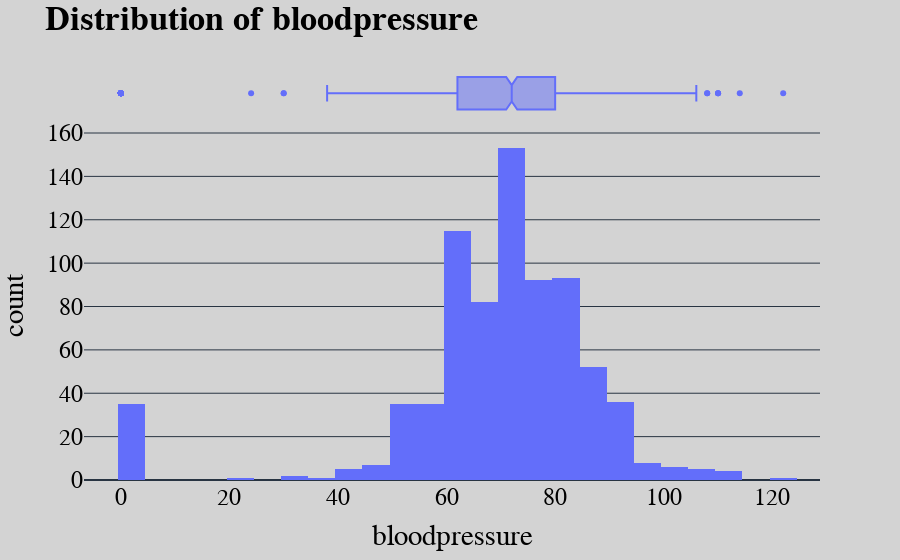

Notebook code for this chart:
### Code cell
plot_hist('bloodpressure')

### Figure 1 — Plotly figure (JSON) as saved in the notebook; plotly's stock layout.template omitted (floating-point values rounded to 4 significant figures; data arrays with more than 128 entries replaced by an {"elided": "..."} marker saying what was removed)
{"data": [{"alignmentgroup": "True", "bingroup": "x", "hovertemplate": "bloodpressure=%{x}<br>count=%{y}<extra></extra>", "legendgroup": "", "marker": {"color": "#636efa", "pattern": {"shape": ""}}, "name": "", "nbinsx": 47, "offsetgroup": "", "orientation": "v", "showlegend": false, "type": "histogram", "x": {"elided": "768 int values"}, "xaxis": "x", "yaxis": "y"}, {"alignmentgroup": "True", "hovertemplate": "bloodpressure=%{x}<extra></extra>", "legendgroup": "", "marker": {"color": "#636efa"}, "name": "", "notched": true, "offsetgroup": "", "showlegend": false, "type": "box", "x": {"elided": "768 int values"}, "xaxis": "x2", "yaxis": "y2"}], "layout": {"barmode": "relative", "font": {"color": "black", "family": "San Serif", "size": 24}, "legend": {"tracegroupgap": 0}, "margin": {"t": 60}, "paper_bgcolor": "lightgray", "plot_bgcolor": "lightgray", "title": {"text": "<b>Distribution of bloodpressure<b>"}, "xaxis": {"anchor": "y", "domain": [0, 1], "showgrid": false, "title": {"text": "bloodpressure"}, "zeroline": false}, "xaxis2": {"anchor": "y2", "domain": [0, 1], "matches": "x", "showgrid": false, "showticklabels": false, "zeroline": false}, "yaxis": {"anchor": "x", "domain": [0, 0.8316], "title": {"text": "count"}}, "yaxis2": {"anchor": "x2", "domain": [0.8416, 1], "matches": "y2", "showgrid": false, "showline": false, "showticklabels": false, "ticks": ""}}}
